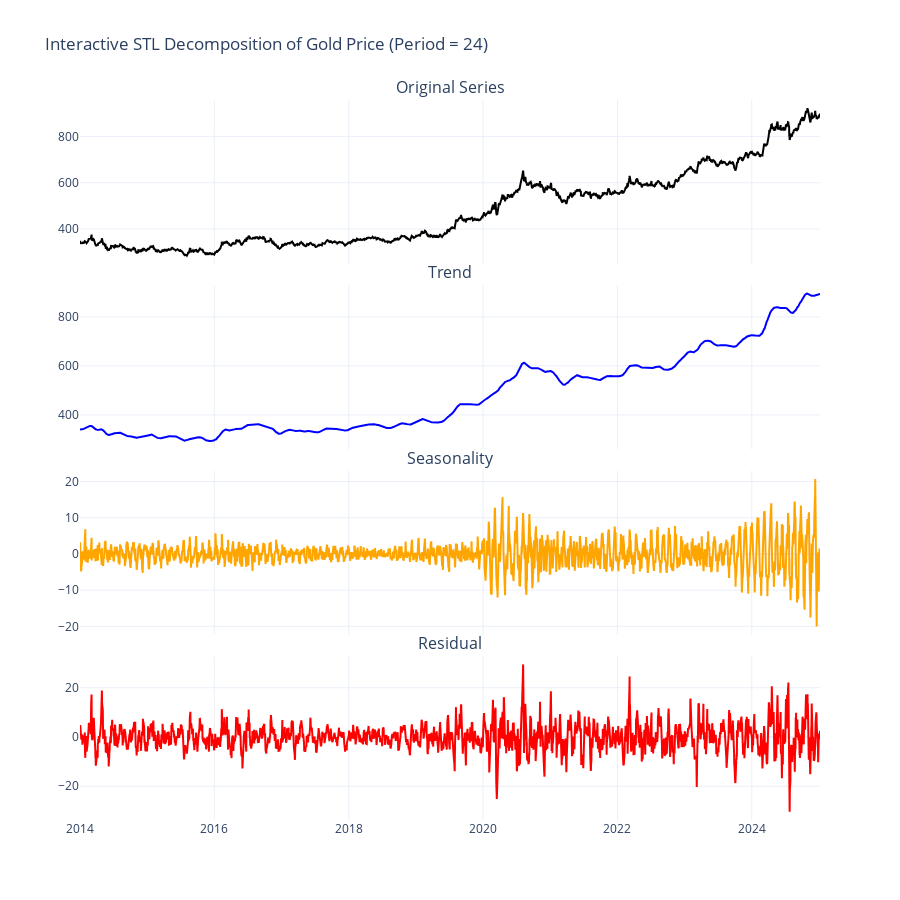

Notebook cell for this chart:
### Code cell
fig = make_subplots(
    rows=4, cols=1,
    shared_xaxes=True,
    vertical_spacing=0.03,
    subplot_titles=("Original Series", "Trend", "Seasonality", "Residual")
)

# Add each component as a trace
fig.add_trace(go.Scatter(x=price_series.index, y=price_series,
                         mode='lines', name='Original', line=dict(color='black')), row=1, col=1)

fig.add_trace(go.Scatter(x=trend.index, y=trend,
                         mode='lines', name='Trend', line=dict(color='blue')), row=2, col=1)

fig.add_trace(go.Scatter(x=seasonal.index, y=seasonal,
                         mode='lines', name='Seasonality', line=dict(color='orange')), row=3, col=1)

fig.add_trace(go.Scatter(x=resid.index, y=resid,
                         mode='lines', name='Residuals', line=dict(color='red')), row=4, col=1)

# Update layout
fig.update_layout(
    height=900,
    title_text='Interactive STL Decomposition of Gold Price (Period = 24)',
    showlegend=False,
    template='plotly_white'
)

fig.show()

### Figure 1 — Plotly figure (JSON) as saved in the notebook; plotly's stock layout.template omitted (floating-point values rounded to 4 significant figures; data arrays with more than 128 entries replaced by an {"elided": "..."} marker saying what was removed)
{"data": [{"line": {"color": "black"}, "mode": "lines", "name": "Original", "type": "scatter", "x": {"elided": "2848 str values"}, "xaxis": "x", "y": {"elided": "2848 float values"}, "yaxis": "y"}, {"line": {"color": "blue"}, "mode": "lines", "name": "Trend", "type": "scatter", "x": {"elided": "2848 str values"}, "xaxis": "x2", "y": {"elided": "2848 float values"}, "yaxis": "y2"}, {"line": {"color": "orange"}, "mode": "lines", "name": "Seasonality", "type": "scatter", "x": {"elided": "2848 str values"}, "xaxis": "x3", "y": {"elided": "2848 float values"}, "yaxis": "y3"}, {"line": {"color": "red"}, "mode": "lines", "name": "Residuals", "type": "scatter", "x": {"elided": "2848 str values"}, "xaxis": "x4", "y": {"elided": "2848 float values"}, "yaxis": "y4"}], "layout": {"annotations": [{"font": {"size": 16}, "showarrow": false, "text": "Original Series", "x": 0.5, "xanchor": "center", "xref": "paper", "y": 1, "yanchor": "bottom", "yref": "paper"}, {"font": {"size": 16}, "showarrow": false, "text": "Trend", "x": 0.5, "xanchor": "center", "xref": "paper", "y": 0.7425, "yanchor": "bottom", "yref": "paper"}, {"font": {"size": 16}, "showarrow": false, "text": "Seasonality", "x": 0.5, "xanchor": "center", "xref": "paper", "y": 0.485, "yanchor": "bottom", "yref": "paper"}, {"font": {"size": 16}, "showarrow": false, "text": "Residual", "x": 0.5, "xanchor": "center", "xref": "paper", "y": 0.2275, "yanchor": "bottom", "yref": "paper"}], "height": 900, "showlegend": false, "title": {"text": "Interactive STL Decomposition of Gold Price (Period = 24)"}, "xaxis": {"anchor": "y", "domain": [0, 1], "matches": "x4", "showticklabels": false}, "xaxis2": {"anchor": "y2", "domain": [0, 1], "matches": "x4", "showticklabels": false}, "xaxis3": {"anchor": "y3", "domain": [0, 1], "matches": "x4", "showticklabels": false}, "xaxis4": {"anchor": "y4", "domain": [0, 1]}, "yaxis": {"anchor": "x", "domain": [0.7725, 1]}, "yaxis2": {"anchor": "x2", "domain": [0.515, 0.7425]}, "yaxis3": {"anchor": "x3", "domain": [0.2575, 0.485]}, "yaxis4": {"anchor": "x4", "domain": [0, 0.2275]}}}
